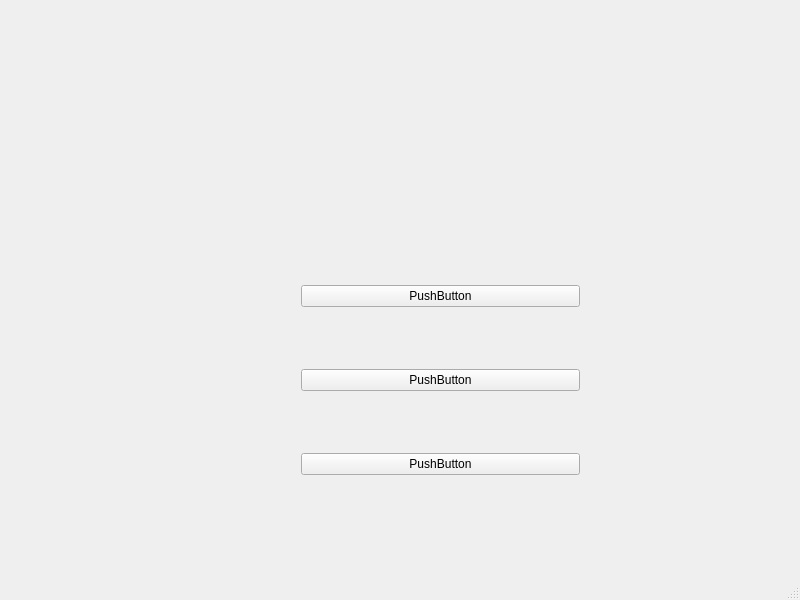
<?xml version="1.0" encoding="UTF-8"?>
<ui version="4.0">
 <class>MainWindow</class>
 <widget class="QMainWindow" name="MainWindow">
  <property name="geometry">
   <rect>
    <x>0</x>
    <y>0</y>
    <width>800</width>
    <height>600</height>
   </rect>
  </property>
  <property name="windowTitle">
   <string>MainWindow</string>
  </property>
  <widget class="QWidget" name="centralwidget">
   <widget class="QWidget" name="verticalLayoutWidget">
    <property name="geometry">
     <rect>
      <x>290</x>
      <y>220</y>
      <width>301</width>
      <height>321</height>
     </rect>
    </property>
    <layout class="QVBoxLayout" name="verticalLayout">
     <property name="spacing">
      <number>8</number>
     </property>
     <property name="sizeConstraint">
      <enum>QLayout::SetDefaultConstraint</enum>
     </property>
     <property name="leftMargin">
      <number>11</number>
     </property>
     <property name="topMargin">
      <number>11</number>
     </property>
     <property name="rightMargin">
      <number>11</number>
     </property>
     <property name="bottomMargin">
      <number>11</number>
     </property>
     <item>
      <widget class="QPushButton" name="pushButton_2">
       <property name="text">
        <string>PushButton</string>
       </property>
      </widget>
     </item>
     <item>
      <widget class="QPushButton" name="pushButton_3">
       <property name="text">
        <string>PushButton</string>
       </property>
      </widget>
     </item>
     <item>
      <widget class="QPushButton" name="pushButton">
       <property name="text">
        <string>PushButton</string>
       </property>
      </widget>
     </item>
    </layout>
   </widget>
   <widget class="QWidget" name="horizontalLayoutWidget">
    <property name="geometry">
     <rect>
      <x>100</x>
      <y>20</y>
      <width>611</width>
      <height>80</height>
     </rect>
    </property>
    <layout class="QHBoxLayout" name="horizontalLayout"/>
   </widget>
  </widget>
  <widget class="QMenuBar" name="menubar">
   <property name="geometry">
    <rect>
     <x>0</x>
     <y>0</y>
     <width>800</width>
     <height>22</height>
    </rect>
   </property>
  </widget>
  <widget class="QStatusBar" name="statusbar"/>
 </widget>
 <resources/>
 <connections/>
</ui>
